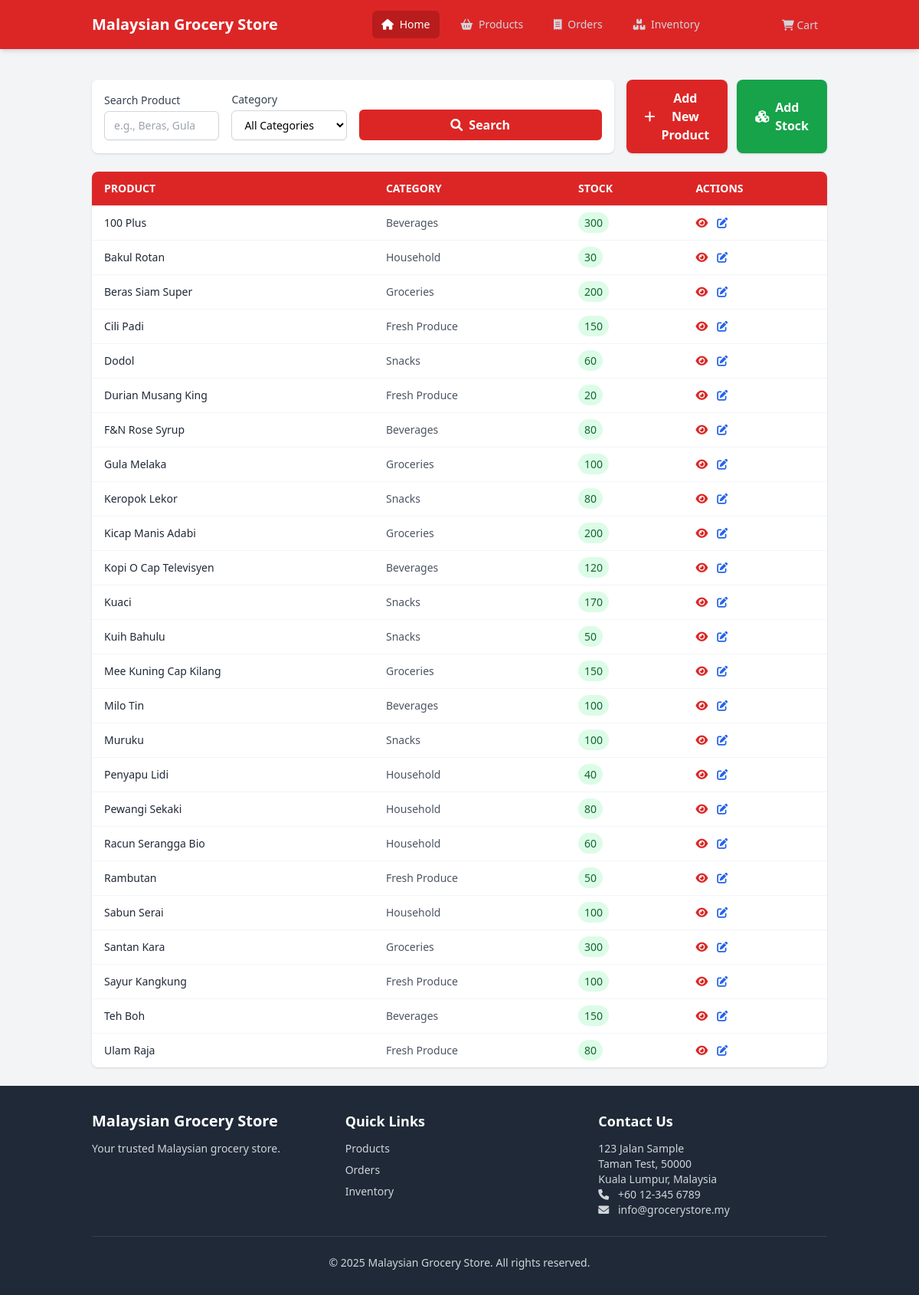
The app's page /modules/inventory/index.php with its own data.
### tables this page shows
CREATE TABLE products (
    id INTEGER PRIMARY KEY AUTOINCREMENT,
    category_id INTEGER,
    name TEXT NOT NULL,
    description TEXT,
    price DECIMAL(10,2) NOT NULL,
    stock_quantity INTEGER NOT NULL DEFAULT 0,
    image_url TEXT,
    created_at DATETIME DEFAULT CURRENT_TIMESTAMP,
    updated_at DATETIME DEFAULT CURRENT_TIMESTAMP,
    deleted_at DATETIME,
    FOREIGN KEY (category_id) REFERENCES categories(id)
);

CREATE TABLE categories (
    id INTEGER PRIMARY KEY AUTOINCREMENT,
    name TEXT NOT NULL,
    description TEXT,
    created_at DATETIME DEFAULT CURRENT_TIMESTAMP,
    updated_at DATETIME DEFAULT CURRENT_TIMESTAMP,
    deleted_at DATETIME
);

### modules/inventory/functions.php (called while the page is built, shortened)
<?php
function getInventoryItems($category_id = null, $search = null) {
    $db = getDbConnection();
    $sql = "SELECT p.*, c.name as category_name
            FROM products p
            JOIN categories c ON p.category_id = c.id
            WHERE p.deleted_at IS NULL";
    $params = [];
    $sql .= " ORDER BY p.name ASC";
    $stmt = $db->prepare($sql);
    $result = $stmt->execute();
    $items = [];
    while ($row = $result->fetchArray(SQLITE3_ASSOC)) {
        $items[] = $row;
    }
    return $items;
}

### modules/inventory/templates/list.php (the view, shortened to what this page needs)
<?php
$category_id = $_GET['category'] ?? null;
$search = $_GET['search'] ?? null;
$inventory_items = getInventoryItems($category_id, $search);
?>
<div class="inventory-container py-6">
    <div class="flex flex-col md:flex-row justify-between gap-4 mb-6">
        <div class="flex-grow p-4 bg-white rounded-lg shadow">
            <form method="GET" action="index.php" class="grid grid-cols-1 md:grid-cols-4 gap-4 items-end">
                <div>
                    <label for="search" class="block text-sm font-medium text-gray-700">Search Product</label>
                    <input type="text" name="search" id="search"
                           value="<?= htmlspecialchars($search ?? '') ?>"
                           placeholder="e.g., Beras, Gula"
                           class="mt-1 block w-full px-3 py-2 border border-gray-300 rounded-md shadow-sm focus:outline-none focus:ring-theme-red focus:border-theme-red sm:text-sm">
                </div>
                <div>
                    <label for="category" class="block text-sm font-medium text-gray-700">Category</label>
                    <select name="category" id="category"
                            class="mt-1 block w-full px-3 py-2 border border-gray-300 bg-white rounded-md shadow-sm focus:outline-none focus:ring-theme-red focus:border-theme-red sm:text-sm">
                        <option value="">All Categories</option>
                    </select>
                </div>
                <div class="flex gap-4 md:col-span-2">
                    <button type="submit"
                            class="w-full bg-theme-red hover:bg-theme-red-dark text-white font-semibold py-2 px-4 rounded-md shadow-sm focus:outline-none focus:ring-2 focus:ring-offset-2 focus:ring-theme-red">
                        <i class="fas fa-search mr-2"></i>Search
                    </button>
                </div>
            </form>
        </div>
                <div class="flex flex-col md:flex-row gap-3 h-fit self-end">
                    <button onclick="toggleProductForm()"
                        class="bg-theme-red hover:bg-red-700 text-white font-semibold px-6 py-3 rounded-lg shadow transition-all inline-flex items-center">
                        <i class="fas fa-plus mr-2"></i>Add New Product
                     </button>
                <a href="index.php?module=inventory&action=add"
                    class="bg-green-600 hover:bg-green-700 text-white font-semibold px-6 py-3 rounded-lg shadow transition-all inline-flex items-center">
                        <i class="fas fa-cubes mr-2"></i>Add Stock
                </a>
                </div>
    </div>
    <div class="bg-white rounded-lg shadow overflow-x-auto">
        <table class="min-w-full divide-y divide-gray-200">
            <thead class="bg-theme-red text-white">
                <tr>
                    <th class="px-4 py-3 text-left text-sm font-semibold uppercase">Product</th>
                    <th class="px-4 py-3 text-left text-sm font-semibold uppercase">Category</th>
                    <th class="px-4 py-3 text-left text-sm font-semibold uppercase">Stock</th>
                    <th class="px-4 py-3 text-left text-sm font-semibold uppercase">Actions</th>
                </tr>
            </thead>
            <tbody class="divide-y divide-gray-100">
                <?php if (empty($inventory_items)): ?>
                    <tr>
                        <td colspan="4" class="text-center text-gray-500 py-6">No inventory items found.</td>
                    </tr>
                <?php else: ?>
                    <?php foreach ($inventory_items as $item): ?>
                        <tr class="hover:bg-gray-50">
                            <td class="px-4 py-3 text-sm text-gray-800 font-medium"><?= htmlspecialchars($item['name']) ?></td>
                            <td class="px-4 py-3 text-sm text-gray-600"><?= htmlspecialchars($item['category_name']) ?></td>
                            <td class="px-4 py-3 text-sm text-gray-800">
                                <span class="px-2 py-1 rounded-full <?= $item['stock_quantity'] > 0 ? 'bg-green-100 text-green-800' : 'bg-red-100 text-red-800' ?>">
                                    <?= $item['stock_quantity'] ?>
                                </span>
                            </td>
                            <td class="px-4 py-3 text-sm">
                                <div class="flex gap-3">
                                    <a href="index.php?module=inventory&action=view&id=<?= $item['id'] ?>"
                                       class="text-theme-red hover:text-red-700">
                                        <i class="fas fa-eye"></i>
                                    </a>
                                    <a href="index.php?module=inventory&action=edit&id=<?= $item['id'] ?>"
                                       class="text-blue-600 hover:text-blue-700">
                                        <i class="fas fa-edit"></i>
                                    </a>
                                </div>
                            </td>
                        </tr>
                    <?php endforeach; ?>
                <?php endif; ?>
            </tbody>
        </table>
    </div>
</div>

### templates/header.php (shortened to what this page needs)
<?php
$current_module = $_GET['module'] ?? 'home';
?>
<!DOCTYPE html>
<html lang="en">
<head>
    <script src="https://cdn.tailwindcss.com"></script>
    <link href="https://cdnjs.cloudflare.com/ajax/libs/font-awesome/6.0.0/css/all.min.css" rel="stylesheet">
    <link rel="stylesheet" href="assets/css/style.css">
</head>
<body class="bg-gray-100 flex flex-col min-h-screen">
    <nav class="bg-theme-red shadow-md sticky top-0 z-50">
        <div class="container mx-auto px-4 sm:px-6 lg:px-8">
            <div class="flex items-center justify-between h-16">
                <div class="flex items-center">
                    <a class="text-white font-bold text-xl" href="index.php"><?php echo APP_NAME; ?></a>
                </div>
                <div class="hidden md:block">
                    <div class="ml-10 flex items-baseline space-x-4">
                        <a class="text-gray-300 hover:bg-theme-red-dark hover:text-white px-3 py-2 rounded-md text-sm font-medium <?php echo $current_module === 'home' ? 'bg-theme-red-dark text-white' : ''; ?>"
                            href="index.php">
                            <i class="fas fa-home mr-1"></i> Home
                        </a>
                        <a class="text-gray-300 hover:bg-theme-red-dark hover:text-white px-3 py-2 rounded-md text-sm font-medium <?php echo $current_module === 'products' ? 'bg-theme-red-dark text-white' : ''; ?>"
                            href="index.php?module=products">
                            <i class="fas fa-shopping-basket mr-1"></i> Products
                        </a>
                        <a class="text-gray-300 hover:bg-theme-red-dark hover:text-white px-3 py-2 rounded-md text-sm font-medium <?php echo $current_module === 'orders' ? 'bg-theme-red-dark text-white' : ''; ?>"
                            href="index.php?module=orders">
                            <i class="fas fa-receipt mr-1"></i> Orders
                        </a>
                        <a class="text-gray-300 hover:bg-theme-red-dark hover:text-white px-3 py-2 rounded-md text-sm font-medium <?php echo $current_module === 'inventory' ? 'bg-theme-red-dark text-white' : ''; ?>"
                            href="index.php?module=inventory">
                            <i class="fas fa-boxes mr-1"></i> Inventory
                        </a>
                    </div>
                </div>
                <div class="hidden md:block">
                    <a href="index.php?module=orders&action=view_cart"
                        class="text-gray-300 hover:bg-theme-red-dark hover:text-white px-3 py-2 rounded-md text-sm font-medium relative">
                        <i class="fas fa-shopping-cart"></i> Cart
                    </a>
                </div>
            </div>
        </div>
    </nav>
    <div class="container mx-auto px-4 sm:px-6 lg:px-8 mt-4 flex-grow">

### modules/inventory/index.php (shortened to what this page needs)
<?php
require_once __DIR__ . '/../../includes/functions.php';
require_once __DIR__ . '/functions.php';
$action = $_GET['action'] ?? 'list';
require_once __DIR__ . '/../../templates/header.php';
switch ($action) {
    case 'list':
        require_once __DIR__ . '/templates/list.php';
        break;
}
require_once __DIR__ . '/../../templates/footer.php';

### templates/footer.php (shortened to what this page needs)
</div>
<footer class="bg-gray-800 text-gray-300 mt-auto py-8">
    <div class="container mx-auto px-4 sm:px-6 lg:px-8">
        <div class="grid grid-cols-1 md:grid-cols-3 gap-8">
            <div>
                <h5 class="text-xl font-semibold text-white mb-3"><?php echo APP_NAME; ?></h5>
                <p class="text-sm">Your trusted Malaysian grocery store.</p>
            </div>
            <div>
                <h5 class="text-lg font-semibold text-white mb-3">Quick Links</h5>
                <ul class="space-y-2 text-sm">
                    <li><a href="index.php?module=products" class="hover:text-white">Products</a></li>
                    <li><a href="index.php?module=orders" class="hover:text-white">Orders</a></li>
                    <li><a href="index.php?module=inventory" class="hover:text-white">Inventory</a></li>
                </ul>
            </div>
            <div>
                <h5 class="text-lg font-semibold text-white mb-3">Contact Us</h5>
                <address class="text-sm not-italic">
                    123 Jalan Sample<br>
                    Taman Test, 50000<br>
                    Kuala Lumpur, Malaysia<br>
                    <i class="fas fa-phone mr-2"></i> <span class="my-phone">+60 12-345 6789</span><br>
                    <i class="fas fa-envelope mr-2"></i> info@grocerystore.my
                </address>
            </div>
        </div>
        <hr class="border-gray-700 my-6">
        <div class="text-center text-sm">
            <p>&copy; <?php echo date('Y'); ?> <?php echo APP_NAME; ?>. All rights reserved.</p>
        </div>
    </div>
</footer>
</body>
</html>

### assets/css/style.css (style rules this page uses)
.my-phone { direction: ltr; unicode-bidi: bidi-override; }

### records on screen
products: name "100 Plus", category.name "Beverages", stock_quantity "300"
products: name "Bakul Rotan", category.name "Household", stock_quantity "30"
products: name "Beras Siam Super", category.name "Groceries", stock_quantity "200"
products: name "Cili Padi", category.name "Fresh Produce", stock_quantity "150"
products: name "Dodol", category.name "Snacks", stock_quantity "60"
products: name "Durian Musang King", category.name "Fresh Produce", stock_quantity "20"
products: name "F&N Rose Syrup", category.name "Beverages", stock_quantity "80"
products: name "Gula Melaka", category.name "Groceries", stock_quantity "100"
products: name "Keropok Lekor", category.name "Snacks", stock_quantity "80"
products: name "Kicap Manis Adabi", category.name "Groceries", stock_quantity "200"
products: name "Kopi O Cap Televisyen", category.name "Beverages", stock_quantity "120"
products: name "Kuaci", category.name "Snacks", stock_quantity "170"
products: name "Kuih Bahulu", category.name "Snacks", stock_quantity "50"
products: name "Mee Kuning Cap Kilang", category.name "Groceries", stock_quantity "150"
products: name "Milo Tin", category.name "Beverages", stock_quantity "100"
products: name "Muruku", category.name "Snacks", stock_quantity "100"
products: name "Penyapu Lidi", category.name "Household", stock_quantity "40"
products: name "Pewangi Sekaki", category.name "Household", stock_quantity "80"
products: name "Racun Serangga Bio", category.name "Household", stock_quantity "60"
products: name "Rambutan", category.name "Fresh Produce", stock_quantity "50"
products: name "Sabun Serai", category.name "Household", stock_quantity "100"
products: name "Santan Kara", category.name "Groceries", stock_quantity "300"
products: name "Sayur Kangkung", category.name "Fresh Produce", stock_quantity "100"
products: name "Teh Boh", category.name "Beverages", stock_quantity "150"
products: name "Ulam Raja", category.name "Fresh Produce", stock_quantity "80"

### other values on screen
APP_NAME "Malaysian Grocery Store"
